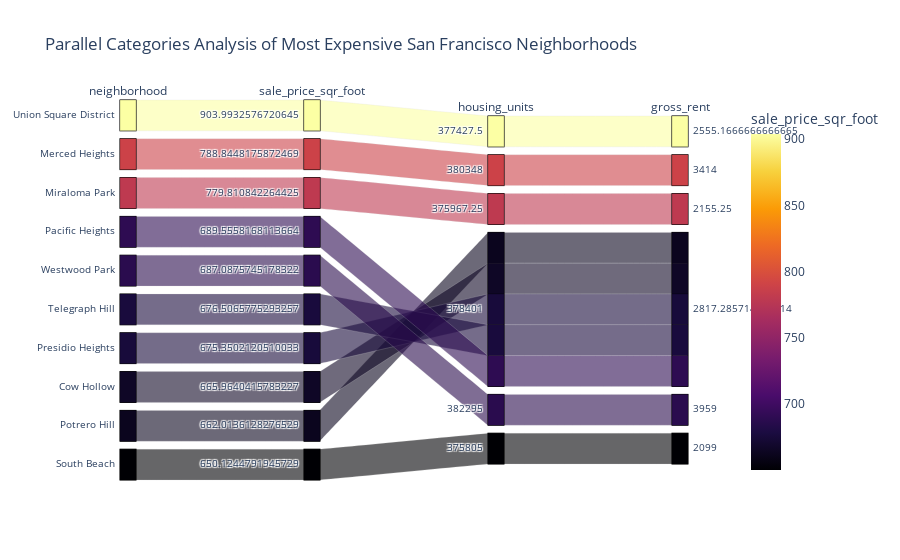

Notebook code cell kept with this figure:
### Markdown cell above
### Create a parallel coordinates plot and parallel categories plot of most expensive neighborhoods in San Francisco per year

### Code cell
# Parallel Categories Plot
# YOUR CODE HERE!
px.parallel_categories(df_top_10,
    color="sale_price_sqr_foot",
    color_continuous_scale=px.colors.sequential.Inferno,
    title="Parallel Categories Analysis of Most Expensive San Francisco Neighborhoods"
)

### Figure 1 — Plotly figure (JSON) as saved in the notebook; plotly's stock layout.template omitted (floating-point values rounded to 4 significant figures)
{"data": [{"dimensions": [{"label": "neighborhood", "values": ["Union Square District", "Merced Heights", "Miraloma Park", "Pacific Heights", "Westwood Park", "Telegraph Hill", "Presidio Heights", "Cow Hollow", "Potrero Hill", "South Beach"]}, {"label": "sale_price_sqr_foot", "values": [904.0, 788.8, 779.8, 689.6, 687.1, 676.5, 675.4, 666.0, 662.0, 650.1]}, {"label": "housing_units", "values": [377400.0, 380348, 376000.0, 378401, 382295, 378401, 378401, 378401, 378401, 375805]}, {"label": "gross_rent", "values": [2555.0, 3414, 2155.0, 2817.0, 3959, 2817.0, 2817.0, 2817.0, 2817.0, 2099]}], "domain": {"x": [0, 1], "y": [0, 1]}, "line": {"color": [904.0, 788.8, 779.8, 689.6, 687.1, 676.5, 675.4, 666.0, 662.0, 650.1], "coloraxis": "coloraxis"}, "name": "", "type": "parcats"}], "layout": {"autosize": true, "coloraxis": {"colorbar": {"title": {"text": "sale_price_sqr_foot"}}, "colorscale": [[0, "#000004"], [0.1111, "#1b0c41"], [0.2222, "#4a0c6b"], [0.3333, "#781c6d"], [0.4444, "#a52c60"], [0.5556, "#cf4446"], [0.6667, "#ed6925"], [0.7778, "#fb9b06"], [0.8889, "#f7d13d"], [1, "#fcffa4"]]}, "legend": {"tracegroupgap": 0}, "title": {"text": "Parallel Categories Analysis of Most Expensive San Francisco Neighborhoods"}}}
